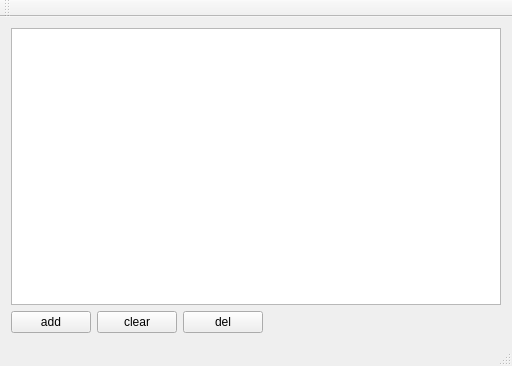
<?xml version="1.0" encoding="UTF-8"?>
<ui version="4.0">
 <class>MainWindow</class>
 <widget class="QMainWindow" name="MainWindow">
  <property name="geometry">
   <rect>
    <x>0</x>
    <y>0</y>
    <width>512</width>
    <height>366</height>
   </rect>
  </property>
  <property name="windowTitle">
   <string>MainWindow</string>
  </property>
  <widget class="QWidget" name="centralWidget">
   <layout class="QVBoxLayout" name="verticalLayout">
    <item>
     <widget class="QTableView" name="tableView"/>
    </item>
    <item>
     <layout class="QHBoxLayout" name="horizontalLayout">
      <item>
       <widget class="QPushButton" name="addButton">
        <property name="text">
         <string>add</string>
        </property>
       </widget>
      </item>
      <item>
       <widget class="QPushButton" name="clearButton">
        <property name="text">
         <string>clear</string>
        </property>
       </widget>
      </item>
      <item>
       <widget class="QPushButton" name="delButton">
        <property name="text">
         <string>del</string>
        </property>
       </widget>
      </item>
      <item>
       <spacer name="horizontalSpacer">
        <property name="orientation">
         <enum>Qt::Horizontal</enum>
        </property>
        <property name="sizeHint" stdset="0">
         <size>
          <width>40</width>
          <height>20</height>
         </size>
        </property>
       </spacer>
      </item>
     </layout>
    </item>
   </layout>
  </widget>
  <widget class="QMenuBar" name="menuBar">
   <property name="geometry">
    <rect>
     <x>0</x>
     <y>0</y>
     <width>512</width>
     <height>25</height>
    </rect>
   </property>
  </widget>
  <widget class="QToolBar" name="mainToolBar">
   <attribute name="toolBarArea">
    <enum>TopToolBarArea</enum>
   </attribute>
   <attribute name="toolBarBreak">
    <bool>false</bool>
   </attribute>
  </widget>
  <widget class="QStatusBar" name="statusBar"/>
 </widget>
 <layoutdefault spacing="6" margin="11"/>
 <resources/>
 <connections/>
</ui>
